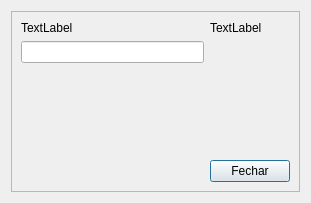
<?xml version="1.0" encoding="UTF-8"?>
<ui version="4.0">
 <class>Dialog</class>
 <widget class="QDialog" name="Dialog">
  <property name="geometry">
   <rect>
    <x>0</x>
    <y>0</y>
    <width>311</width>
    <height>203</height>
   </rect>
  </property>
  <property name="windowTitle">
   <string>Dialog</string>
  </property>
  <layout class="QGridLayout" name="gridLayout">
   <item row="0" column="0">
    <widget class="QFrame" name="frame">
     <property name="frameShape">
      <enum>QFrame::StyledPanel</enum>
     </property>
     <property name="frameShadow">
      <enum>QFrame::Raised</enum>
     </property>
     <layout class="QGridLayout" name="gridLayout_2">
      <item row="4" column="1">
       <widget class="QPushButton" name="btn_fechar">
        <property name="text">
         <string>Fechar</string>
        </property>
       </widget>
      </item>
      <item row="0" column="0">
       <widget class="QLabel" name="label">
        <property name="text">
         <string>TextLabel</string>
        </property>
       </widget>
      </item>
      <item row="2" column="0">
       <widget class="QLineEdit" name="lineEdit"/>
      </item>
      <item row="3" column="0">
       <spacer name="verticalSpacer">
        <property name="orientation">
         <enum>Qt::Vertical</enum>
        </property>
        <property name="sizeHint" stdset="0">
         <size>
          <width>20</width>
          <height>40</height>
         </size>
        </property>
       </spacer>
      </item>
      <item row="0" column="1">
       <widget class="QLabel" name="label_2">
        <property name="text">
         <string>TextLabel</string>
        </property>
       </widget>
      </item>
     </layout>
    </widget>
   </item>
  </layout>
 </widget>
 <resources/>
 <connections/>
</ui>
